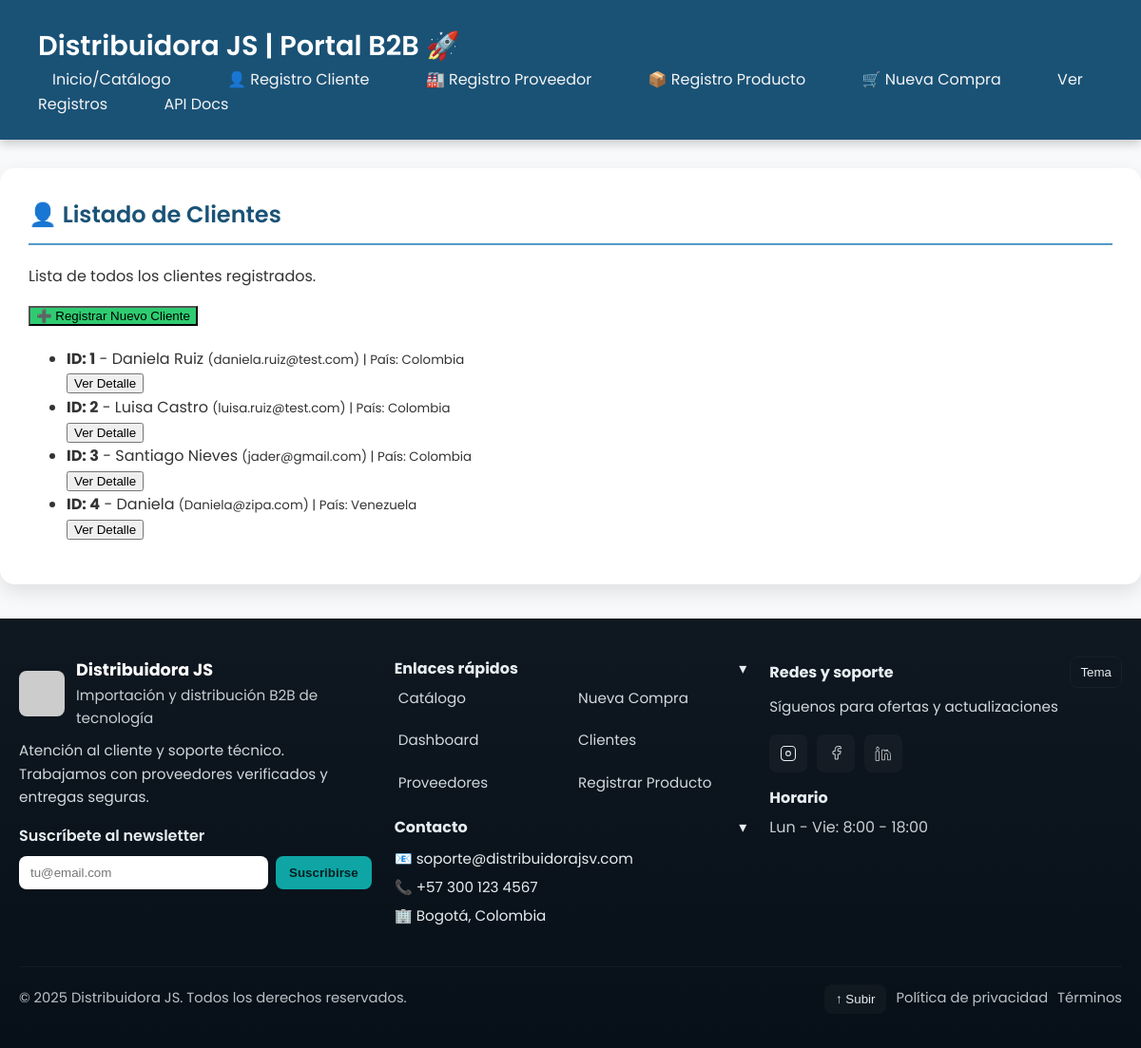
The page /clientes/listado on the database as committed earlier.
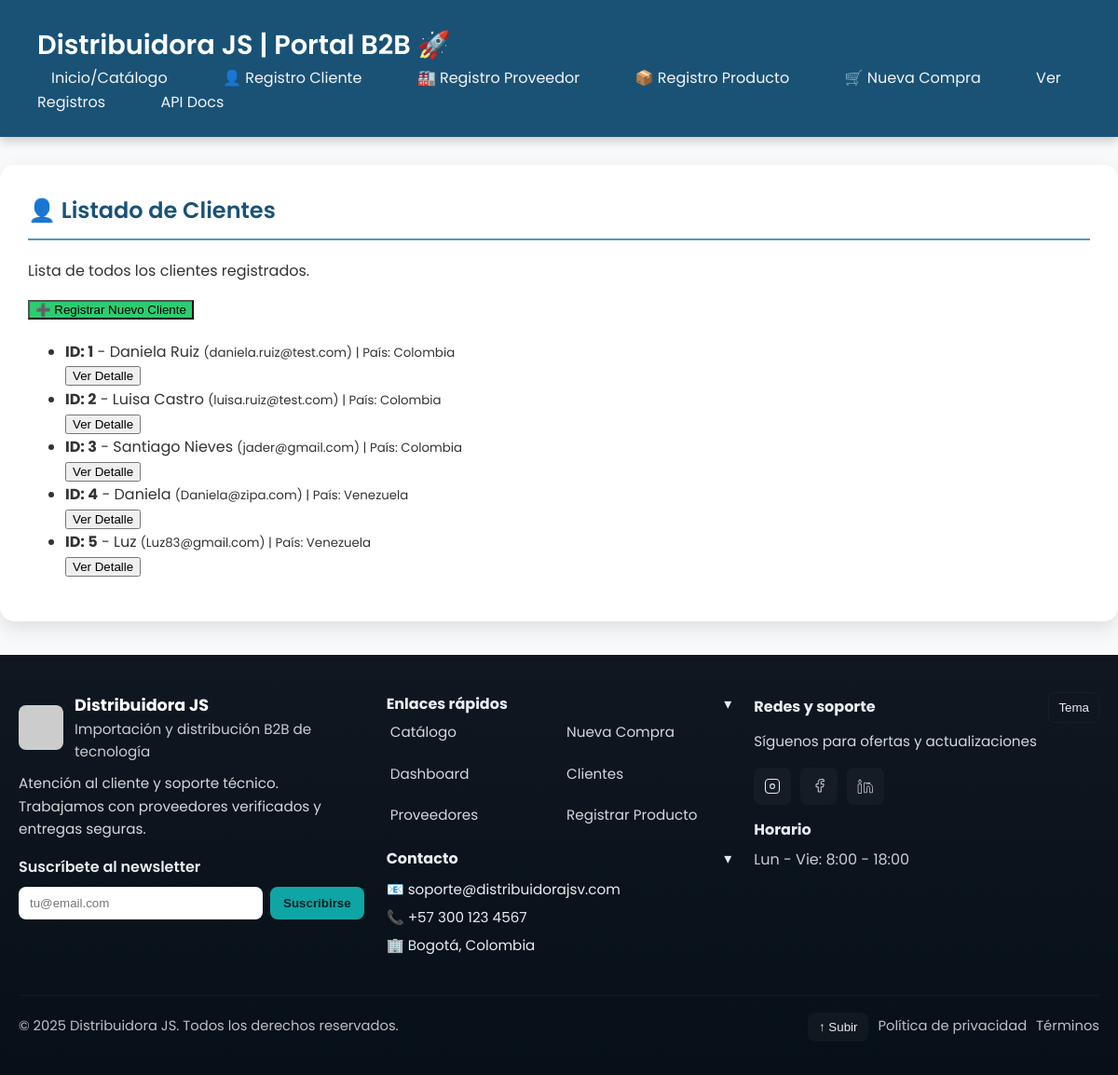
The same page on the database as committed later.
### models.py (models this page shows)
class ClienteBase(BaseModel):
    nombre: str = Field(index=True)
    email: str = Field(unique=True, index=True)
    password_hash: str
    pais: str
    ciudad: str
    direccion_envio: str
    telefono: Optional[str] = None

class Cliente(ClienteBase, table=True):
    compras: List["Compra"] = Relationship(back_populates="cliente")

### main.py (the view)
@app.get("/clientes/listado", response_class=HTMLResponse, tags=["0. VISTAS"])
def read_clientes_html(request: Request, session: SessionDep):
    clientes = session.exec(select(models.Cliente)).all()
    return templates.TemplateResponse(
        request=request,
        name="listado_clientes.html",
        context={"clientes": clientes, "titulo": "Listado de Clientes"}
    )

### templates/listado_clientes.html
{% extends "base.html" %}
{% block content %}
    <h2>👤 {{ titulo }}</h2>
    <p>Lista de todos los clientes registrados.</p>
    <div class="actions" style="margin-bottom: 20px;">
        <a href="/clientes/registro"><button style="background-color: #2ecc71;">➕ Registrar Nuevo Cliente</button></a>
    </div>
    {% if clientes %}
        <ul class="data-list">
        {% for cliente in clientes %}
            <li>
                <div class="data-details">
                    <strong>ID: {{ cliente.id }}</strong> -
                    {{ cliente.nombre }}
                    <small>({{ cliente.email }}) | País: {{ cliente.pais }}</small>
                </div>
                <div class="actions">
                    <a href="/clientes/{{ cliente.id }}"><button>Ver Detalle</button></a>
                    </div>
            </li>
        {% endfor %}
        </ul>
    {% else %}
        <p>No hay clientes registrados.</p>
    {% endif %}
{% endblock %}

Rows that differ between the two databases and show on the page:
added Cliente: id "5", nombre "Luz", email "Luz83@gmail.com", pais "Venezuela"
